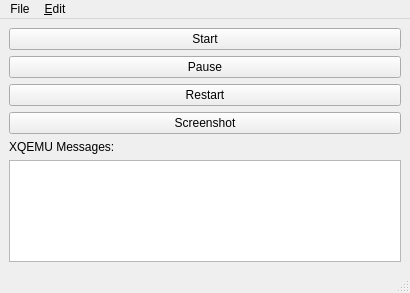
<?xml version="1.0" encoding="UTF-8"?>
<ui version="4.0">
 <class>MainWindow</class>
 <widget class="QMainWindow" name="MainWindow">
  <property name="geometry">
   <rect>
    <x>0</x>
    <y>0</y>
    <width>410</width>
    <height>293</height>
   </rect>
  </property>
  <property name="windowTitle">
   <string>XQEMU-Manager</string>
  </property>
  <widget class="QWidget" name="centralwidget">
   <layout class="QVBoxLayout" name="verticalLayout">
    <item>
     <widget class="QPushButton" name="runButton">
      <property name="text">
       <string>Start</string>
      </property>
     </widget>
    </item>
    <item>
     <widget class="QPushButton" name="pauseButton">
      <property name="text">
       <string>Pause</string>
      </property>
     </widget>
    </item>
    <item>
     <widget class="QPushButton" name="restartButton">
      <property name="text">
       <string>Restart</string>
      </property>
     </widget>
    </item>
    <item>
     <widget class="QPushButton" name="screenshotButton">
      <property name="text">
       <string>Screenshot</string>
      </property>
     </widget>
    </item>
    <item>
     <widget class="QLabel" name="label">
      <property name="text">
       <string>XQEMU Messages:</string>
      </property>
     </widget>
    </item>
    <item>
     <widget class="QPlainTextEdit" name="log">
      <property name="undoRedoEnabled">
       <bool>false</bool>
      </property>
      <property name="readOnly">
       <bool>true</bool>
      </property>
     </widget>
    </item>
   </layout>
  </widget>
  <widget class="QStatusBar" name="statusbar"/>
  <widget class="QMenuBar" name="menubar">
   <property name="geometry">
    <rect>
     <x>0</x>
     <y>0</y>
     <width>410</width>
     <height>22</height>
    </rect>
   </property>
   <property name="defaultUp">
    <bool>false</bool>
   </property>
   <property name="nativeMenuBar">
    <bool>false</bool>
   </property>
   <widget class="QMenu" name="menuFile">
    <property name="title">
     <string>File</string>
    </property>
    <addaction name="actionExit"/>
   </widget>
   <widget class="QMenu" name="menuEdit">
    <property name="title">
     <string>&amp;Edit</string>
    </property>
    <addaction name="actionSettings"/>
   </widget>
   <addaction name="menuFile"/>
   <addaction name="menuEdit"/>
  </widget>
  <action name="actionExit">
   <property name="text">
    <string>E&amp;xit</string>
   </property>
  </action>
  <action name="actionSettings">
   <property name="text">
    <string>&amp;Settings</string>
   </property>
  </action>
  <action name="actionAbout">
   <property name="text">
    <string>&amp;About</string>
   </property>
  </action>
 </widget>
 <resources/>
 <connections/>
</ui>
